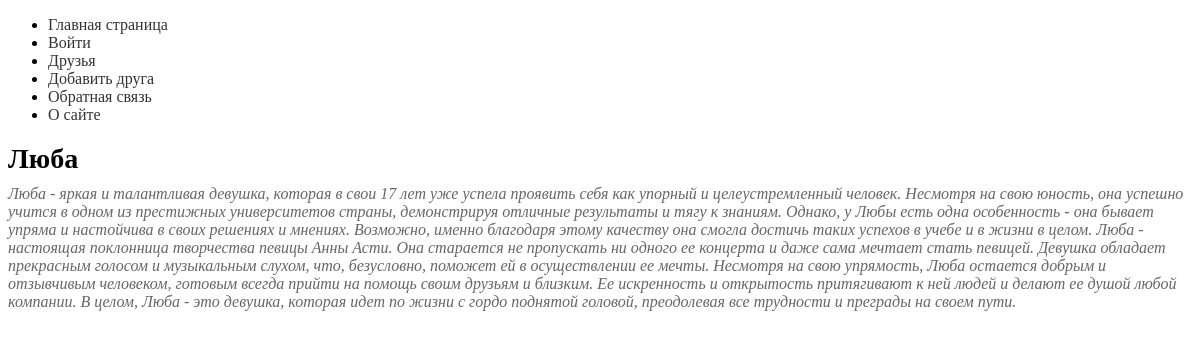
Screenshot of /friend/luba/ with the database file from the repository.
### myapp/models.py (models this page shows, shortened)
class Friends(models.Model):
    class Status(models.IntegerChoices):
        NOT_THE_BEST = 0, "Не лучший друг"
        THE_BEST = 1, "Лучший друг"
    name = models.CharField(max_length=255)
    slug = models.SlugField(max_length=255, unique=True, db_index=True)
    description = models.TextField(blank=True)
    time_create = models.DateTimeField(auto_now_add=True)
    time_update = models.DateTimeField(auto_now=True)
    is_the_best = models.BooleanField(choices=Status.choices, default=Status.NOT_THE_BEST)
    gender = models.ForeignKey("Gender", on_delete=models.PROTECT, related_name="notes")
    tags = models.ManyToManyField("TagFriends", blank=True, related_name="tags")
    objects = models.Manager()
    is_the_best_manager = IsTheBestManager()
    girlfriend = models.OneToOneField("GirlFriend", on_delete=models.SET_NULL, null=True,
                                      blank="True", related_name="boyfriend")
    class Meta:
        pass

### myapp/views.py (the view)
# urls.py: path("friend/<slug:fr_slug>/", views.friend_slug, name="friend-slug"),
def friend_slug(request, fr_slug):
    friend = get_object_or_404(Friends, slug=fr_slug)
    data = {"friend": friend,
            "title": friend.name,
            "menu": menu,
            }
    return render(request, "myapp/friend.html", data)

### myapp/templates/myapp/friend.html (shortened to what this page needs)
{% extends "base.html" %}
{% block content %}
<div class="info">{{ friend.description }}</div>
{% endblock %}

### templates/base.html (shortened to what this page needs)
<!DOCTYPE html>
{% load static %}
<html lang="en">
<head>
    <link rel="stylesheet" href="{% static 'myapp/css/styles.css' %}" type="text/css"/>
</head>
<body>
<ul>
    {% for m in menu %}
    <li>
        <a href="{% url m.name %}" {% if forloop.last %}class="last-menu"{% endif %}>
            {{ m.title }}
        </a>
    </li>
    {% endfor %}
</ul>
<h1 class="friend-title">{{ title }}</h1>
{% block content %}
{% endblock %}
</body>
</html>

### myapp/static/myapp/css/styles.css (style rules this page uses)
a { text-decoration: none; color: #333; }
.friend-title { font-size: 28px; margin-bottom: 10px; }
.info { color: #666; font-style: italic; margin-top: 10px; }

### rows the page displays
Friends: name "Люба", description "Люба - яркая и талантливая девушка, которая в свои 17 лет уже успела проявить себя как упорный и целеустремленный человек. Несмотря на свою юность, она успешно учится в одном из престижных университетов страны, демонстрируя отличные результаты и тягу к знаниям. Однако, у Любы есть одна особенность - она бывает упряма и настойчива в своих решениях и мнениях. Возможно, именно благодаря этому качеству она смогла достичь таких успехов в учебе и в жизни в целом. Люба - настоящая поклонница творчества певицы Анны Асти. Она старается не пропускать ни одного ее концерта и даже сама мечтает стать певицей. Девушка обладает прекрасным голосом и музыкальным слухом, что, безусловно, поможет ей в…"

### other values shown
{{ m.title }} "Главная страница" "Войти" "Друзья" "Добавить друга" "Обратная связь" "О сайте"
